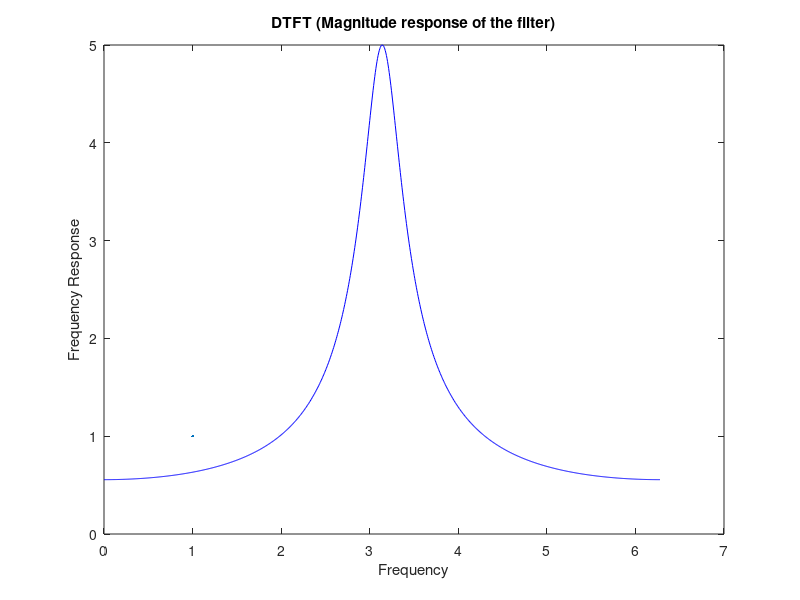

The MATLAB script that drew this image:
b=[1];
p=0.8;
a=[1,p];
n=1001;

[R,f] = freqz(b,a,n,"whole");
figure()
plot(f,abs(R),'blue',linewidth=1);
xlabel("Frequency");
ylabel("Frequency Response");
title("DTFT (Magnitude response of the filter)");